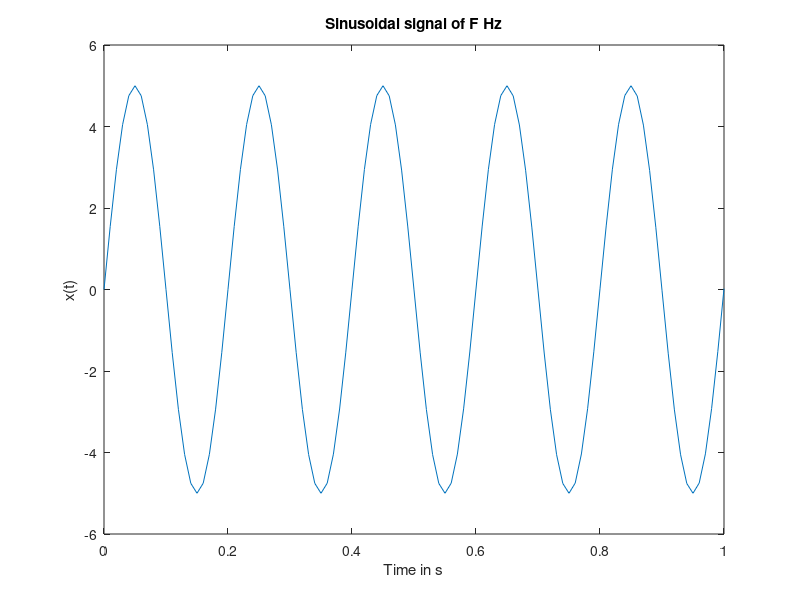

This figure's MATLAB source:
% Generation of sine wave

a=5;
f=5;
t=0:1/(20*f):1;
pi=3.142;
x=a*sin(2*pi*f*t);


plot(t,x);
xlabel('Time in s')
ylabel('x(t)')
title('Sinusoidal signal of F Hz')
